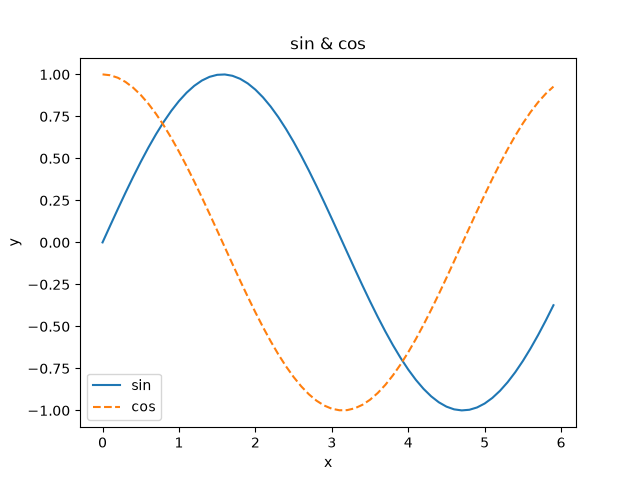

Reproduce this figure in Python.
"""환경 점검용 스크립트: NumPy 계산과 matplotlib 그래프가 되는지 확인한다."""
import os
import sys

import matplotlib
import numpy as np

print("Python    :", sys.version.split()[0])
print("NumPy     :", np.__version__)
print("matplotlib:", matplotlib.__version__)

# NumPy 브로드캐스트와 행렬 곱 (1장 내용 맛보기)
A = np.array([[1, 2], [3, 4]])
B = np.array([10, 20])
print("A * B  =\n", A * B)
print("A @ A  =\n", A @ A)

# sin, cos 그래프를 그려서 파일로 저장
import matplotlib.pyplot as plt

x = np.arange(0, 6, 0.1)
plt.plot(x, np.sin(x), label="sin")
plt.plot(x, np.cos(x), linestyle="--", label="cos")
plt.xlabel("x")
plt.ylabel("y")
plt.title("sin & cos")
plt.legend()

out = os.path.join(os.path.dirname(__file__), "check_env.png")
plt.savefig(out)
print("그래프 저장:", out)
